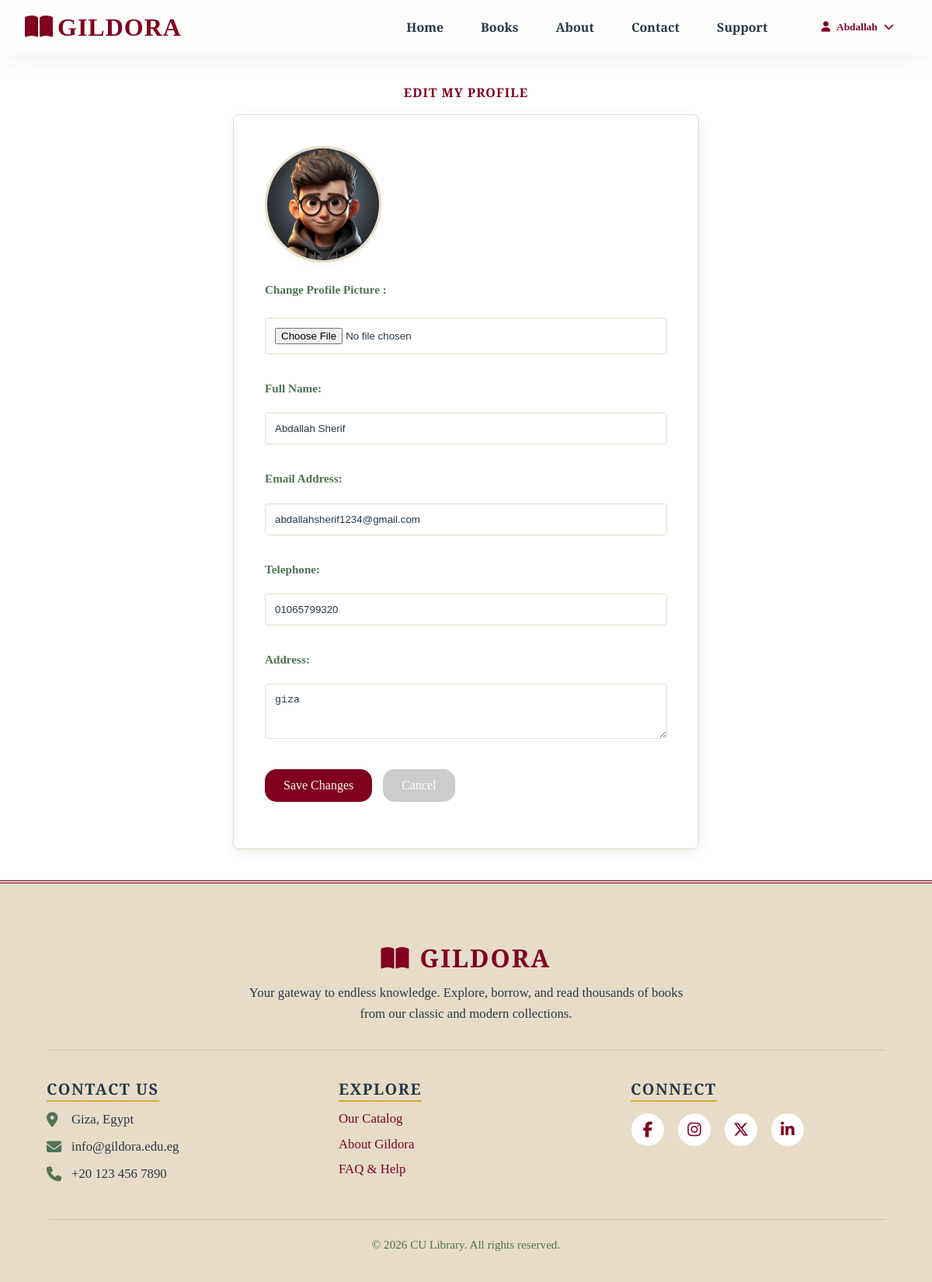
Page /users/edit-profile/ (signed in) on the committed database.
### users/models.py (models this page shows, shortened)
class User(AbstractUser):
    class Role(models.TextChoices):
        USER  = 'user', 'User'
        ADMIN = 'admin', 'Admin'
    role = models.CharField( max_length=10,choices=Role.choices,default=Role.USER,)
    full_name = models.CharField(max_length=150, blank=True)
    phone = models.CharField(max_length=20,  blank=True)
    address= models.TextField(blank=True)
    profile_picture = models.ImageField( upload_to='profile_pictures/',blank=True,null=True,)
    @property
    def is_admin(self):
        return self.role == self.Role.ADMIN

### users/views.py (the view, shortened to what this page needs)
# urls.py: path('edit-profile/', views.edit_profile_view, name='edit_profile'),
@login_required
def edit_profile_view(request):
    return render(request, 'users/edit_profile.html')

### users/templates/users/edit_profile.html (shortened to what this page needs)
{% extends 'base.html' %}
{% load static %}
{% block extra_css %}
    <link rel="stylesheet" href="{% static 'users/css/pages/edit_profile/style.css' %}" />
    <link rel="stylesheet" href="{% static 'users/css/pages/edit_profile/media.css' %}" />
{% endblock %}
{% block content %}
    <h1>Edit My Profile</h1>
    <div class="edit-profile-container">
      <form method="POST" action="{% url 'users:edit_profile' %}" enctype="multipart/form-data">
        <div>
          {% if user.profile_picture %}
            <img src="{{ user.profile_picture.url }}" alt="Profile Picture" height="150" />
          {% else %}
            <img src="{% static 'assets/images/portrait_placeholder.png' %}" alt="Profile Picture" height="150" />
          {% endif %}
          <br />
          <label for="profile_pic"><strong>Change Profile Picture :</strong></label>
          <br />
          <input type="file" id="profile_pic" name="profile_pic" accept="image/*" style="margin-top: 5px;" />
        </div>
        <br />
        <div>
          <label for="fullName"><strong>Full Name:</strong></label><br />
          <input name="fullName" type="text" id="fullName" value="{{ user.full_name|default:user.username }}" size="30" />
        </div>
        <br />
        <div>
          <label for="email"><strong>Email Address:</strong></label><br />
          <input name="email" type="email" id="email" value="{{ user.email }}" size="30" />
        </div>
        <br />
        <div>
          <label for="phone"><strong>Telephone:</strong></label><br />
          <input name="phone" type="tel" id="phone" value="{{ user.phone }}" size="30" />
        </div>
        <br />
        <div>
          <label for="address"><strong>Address:</strong></label><br />
          <textarea id="address" name="address" rows="3" cols="32">{{ user.address }}</textarea>
        </div>
        <br />
        <div>
          <button type="submit">Save Changes</button>
          <a href="{% url 'users:profile' %}"><button type="button">Cancel</button></a>
        </div>
      </form>
    </div>
{% endblock %}

### templates/base.html (shortened to what this page needs)
{% load static %}
<!doctype html>
<html lang="en">
  <head>
    <link
      rel="stylesheet"
      href="https://cdnjs.cloudflare.com/ajax/libs/font-awesome/6.5.2/css/all.min.css"
    />
    <link
      rel="stylesheet"
      href="{% static 'css/components/footer/media.css' %}"
    />
    <link
      rel="stylesheet"
      href="{% static 'css/components/footer/style.css' %}"
    />
    <link
      rel="stylesheet"
      href="{% static 'css/components/navbar/style.css' %}"
    />
    <link
      rel="stylesheet"
      href="{% static 'css/components/navbar/media.css' %}"
    />
    {% block extra_css %}{% endblock %}
  </head>
  <body>
    <nav class="navbar">
      <div>
        <h2 class="navbar-logo">
          <i class="fa-solid fa-book-open fa-2xl"></i>
          <a class="logo-link" href="{% url 'home' %}">GILDORA</a>
        </h2>
        <div class="nav-menu-container">
          <ul class="navbar-nav">
            <li class="nav-item">
              <a class="nav-link" href="{% url 'home' %}">Home</a>
            </li>
            <li class="nav-item">
              <a class="nav-link" href="{% url 'books:list' %}">Books</a>
            </li>
            <li class="nav-item">
              <a class="nav-link" href="{% url 'about' %}">About</a>
            </li>
            <li class="nav-item">
              <a class="nav-link" href="{% url 'contact' %}">Contact</a>
            </li>
            <li class="nav-item">
              <a class="nav-link" href="{% url 'support' %}">Support</a>
            </li>
          </ul>
          {% if user.is_authenticated %}
          <div class="user-nav" id="user-menu">
            <button class="profile-trigger" id="profile-btn">
              <i class="fa-solid fa-user"></i>
              <span id="nav-username">{{ user.username }}</span>
              <i class="fa-solid fa-chevron-down"></i>
            </button>
          </div>
          {% endif %}
        </div>
      </div>
    </nav>
    <main class="{% block main_class %}{% endblock %}">
       {% block content %} {% endblock %}
    </main>
    <footer class="site-footer">
      <div class="footer-top">
        <div class="footer-brand">
          <h2><i class="fa-solid fa-book-open"></i> GILDORA</h2>
          <p>
            Your gateway to endless knowledge. Explore, borrow, and read
            thousands of books from our classic and modern collections.
          </p>
        </div>
      </div>
      <div class="footer-main">
        <div class="footer-col">
          <h3>Contact Us</h3>
          <address>
            <p><i class="fa-solid fa-location-dot"></i> Giza, Egypt</p>
            <p><i class="fa-solid fa-envelope"></i> info@gildora.edu.eg</p>
            <p><i class="fa-solid fa-phone"></i> +20 123 456 7890</p>
          </address>
        </div>
        <div class="footer-col">
          <h3>Explore</h3>
          <ul>
            <li><a href="{% url 'books:list' %}">Our Catalog</a></li>
            <li><a href="{% url 'about' %}">About Gildora</a></li>
            <li><a href="{% url 'support' %}">FAQ & Help</a></li>
          </ul>
        </div>
        <div class="footer-col">
          <h3>Connect</h3>
          <div class="social-grid">
            <a
              href="https://facebook.com"
              target="_blank"
              rel="noopener noreferrer"
              aria-label="Facebook"
              ><i class="fa-brands fa-facebook-f"></i
            ></a>
            <a
              href="https://instagram.com"
              target="_blank"
              rel="noopener noreferrer"
              aria-label="Instagram"
              ><i class="fa-brands fa-instagram"></i
            ></a>
            <a
              href="https://x.com"
              target="_blank"
              rel="noopener noreferrer"
              aria-label="Twitter"
              ><i class="fa-brands fa-x-twitter"></i
            ></a>
            <a
              href="https://linkedin.com"
              target="_blank"
              rel="noopener noreferrer"
              aria-label="LinkedIn"
              ><i class="fa-brands fa-linkedin-in"></i
            ></a>
          </div>
        </div>
      </div>
      <div class="footer-bottom">
        <p>&copy; 2026 CU Library. All rights reserved.</p>
      </div>
    </footer>
  </body>
</html>

### static/css/components/footer/media.css (style rules this page uses)
.site-footer { background-color: var(--color-bg-secondary); color: var(--color-footer-text); border-top: 4px double var(--color-action-primary); width: 100%; box-sizing: border-box; overflow-x: hidden; padding: 3rem 1.5rem 1.5rem; font-family: var(--font-primary); }
.footer-top { text-align: center; margin-bottom: 2.5rem; padding-bottom: 2rem; border-bottom: 1px solid rgba(80, 114, 85, 0.2); width: 100%; box-sizing: border-box; }
.footer-brand h2 { color: var(--color-action-primary); font-family: var(--font-primary); font-size: 2rem; font-weight: 700; margin-bottom: 1rem; display: flex; align-items: center; justify-content: center; gap: 0.75rem; letter-spacing: 2px; }
.footer-brand p { color: var(--color-text-primary); font-size: 1.05rem; max-width: 600px; margin: 0 auto; line-height: 1.6; padding: 0 10px; }
.footer-main { display: flex; flex-wrap: wrap; justify-content: space-between; gap: 3rem; width: 100%; box-sizing: border-box; margin-bottom: 3rem; }
.footer-col { flex: 1 1 280px; overflow-wrap: break-word; word-wrap: break-word; }
.footer-col h3 { color: var(--color-text-primary); font-size: 1.25rem; margin-bottom: 1.25rem; text-transform: uppercase; letter-spacing: 1.5px; position: relative; display: inline-block; font-weight: 700; }
.footer-col h3::after { content: ""; position: absolute; left: 0; bottom: -6px; width: 100%; height: 2px; background-color: var(--color-accent-gold); }
.footer-col ul { display: flex; flex-direction: column; gap: 1rem; }
.footer-col a { color: var(--color-footer-link); text-decoration: none; font-size: 1.05rem; transition: all 0.3s ease; font-weight: 500; display: inline-block; }
.footer-col address { font-style: normal; display: flex; flex-direction: column; gap: 1rem; }
.footer-col address p { display: flex; align-items: center; gap: 0.75rem; color: var(--color-text-primary); font-size: 1.05rem; }
.footer-col address i { color: var(--color-action-secondary); font-size: 1.2rem; min-width: 20px; }
.social-grid { display: flex; gap: 1rem; flex-wrap: wrap; }
.social-grid a { display: flex; align-items: center; justify-content: center; width: 44px; height: 44px; border-radius: 50%; background-color: var(--color-bg-tertiary); color: var(--color-action-primary); border: 1px solid var(--color-border-default); transition: all 0.3s ease; font-size: 1.25rem; padding: 0; }
.footer-bottom { text-align: center; padding-top: 1.5rem; border-top: 1px solid rgba(80, 114, 85, 0.2); width: 100%; }
.footer-bottom p { color: var(--color-text-secondary); font-size: 0.95rem; }

### static/css/components/footer/style.css (style rules this page uses)
footer { background-color: var(--color-bg-secondary); color: var(--color-footer-text); padding: 80px 5% 40px !important; width: 100%; margin-top: 40px; box-sizing: border-box; }

### static/css/components/navbar/media.css (style rules this page uses)
@media all and (min-width: 576px) { .navbar > div { padding: 16px 24px; } }
@media all and (min-width: 768px) { .navbar > div { padding: 18px 28px; } }
@media all and (min-width: 768px) { .logo-link { font-size: 28px; } }
@media all and (min-width: 768px) { .nav-link { font-size: 16px; } }
@media all and (min-width: 992px) { .nav-menu-container { display: flex !important; flex-direction: row; width: auto; margin-top: 0; padding-top: 0; border-top: none; flex-grow: 1; justify-content: flex-end; gap: 24px; animation: none; } }
@media all and (min-width: 992px) { .navbar-nav { flex-direction: row; width: auto; gap: 16px; } }
@media all and (min-width: 992px) { .nav-item { width: auto; } }
@media all and (min-width: 1200px) { .navbar > div { padding: 18px 32px; } }
@media all and (min-width: 1200px) { .nav-menu-container { gap: 40px; } }
@media all and (min-width: 1200px) { .navbar-nav { gap: 24px; } }
@media all and (min-width: 1200px) { .logo-link { font-size: 32px; } }

### rows in the picture
User: username "Abdallah", profile_picture (picture), fullName "Abdallah Sherif", email "abdallahsherif1234@gmail.com", phone "01065799320", address "giza"
